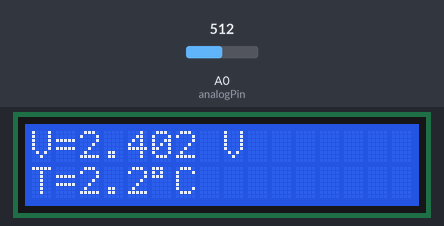
A sketch run on a simulated Arduino Uno, built with avr-gcc and run on an emulated ATmega328P. On the bench: 16×2 character LCD. The test bench sets the inputs (shaded band); at power-on: A0 (analogPin) = 512. What the sketch prints to the serial monitor is not drawn.

Above: at 2.7 s.
2.8 s: A0 (analogPin) set to 716
At 4.7 s:
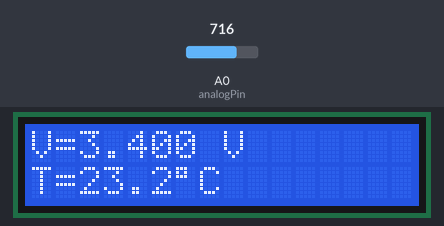
5.0 s: A0 (analogPin) set to 900
At 6.7 s:
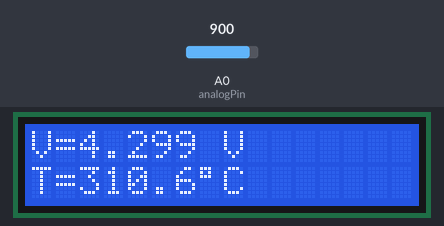
7.0 s: A0 (analogPin) set to 1023
At 8.8 s:
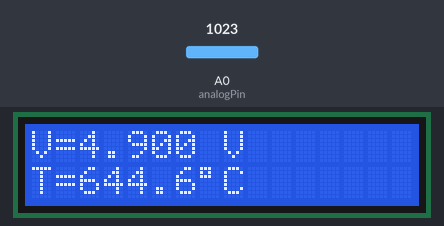
Timing chart, 0 to 10.3 s (numbered marks = the images above; inputs shaded):
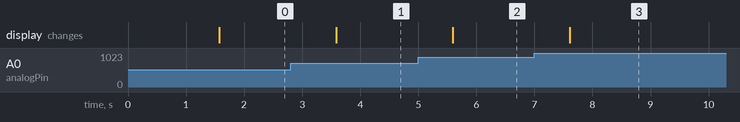

Measured:
- after the input at 2.8 s, the display: changes after 0.78 s (image 1)
- after the input at 5.0 s, the display: changes after 0.59 s (image 2)
- after the input at 7.0 s, the display: changes after 0.61 s (image 3)

The sketch:

main.ino
```cpp
#include <LiquidCrystal.h>

// LCD pins: RS, EN, D4, D5, D6, D7
LiquidCrystal lcd(12, 11, 5, 4, 3, 2);

const int analogPin = A0;

// Quadratic coefficients (from least-squares fit)
const float a = 157.349632;
const float b = -891.831915;
const float c = 1236.576660;

// ADC reference and resolution
const float ADC_REF = 5.0;    // change to 3.3 if you use 3.3V reference
const int ADC_RES = 1023;     // 10-bit ADC for Uno

void setup() {
  lcd.begin(16, 2);          // initialize the LCD
  Serial.begin(9600);
  lcd.print("PT100 Quadratic");
  delay(1500);
  lcd.clear();
}

void loop() {
  int adcValue = analogRead(analogPin);
  // Convert ADC reading to measured voltage at A0
  float voltage = (adcValue * ADC_REF) / ADC_RES -0.1;

  // Compute temperature using quadratic
  // T = a*V^2 + b*V + c
  float temperature = a * voltage * voltage + b * voltage + c;

  // Display on LCD
  lcd.setCursor(0, 0);
  lcd.print("V=");
  lcd.print(voltage, 3);      // 3 decimal places
  lcd.print(" V   ");         // pad to clear leftover chars

  lcd.setCursor(0, 1);
  lcd.print("T=");
  lcd.print(temperature, 1);  // 1 decimal place
  lcd.print((char)223);       // degree symbol
  lcd.print("C   ");          // pad

  // Serial output for logging
  Serial.print("ADC=");
  Serial.print(adcValue);
  Serial.print("  V=");
  Serial.print(voltage, 4);
  Serial.print("  T=");
  Serial.print(temperature, 3);
  Serial.println(" C");

  delay(1000); // update every 1 second
}
```
